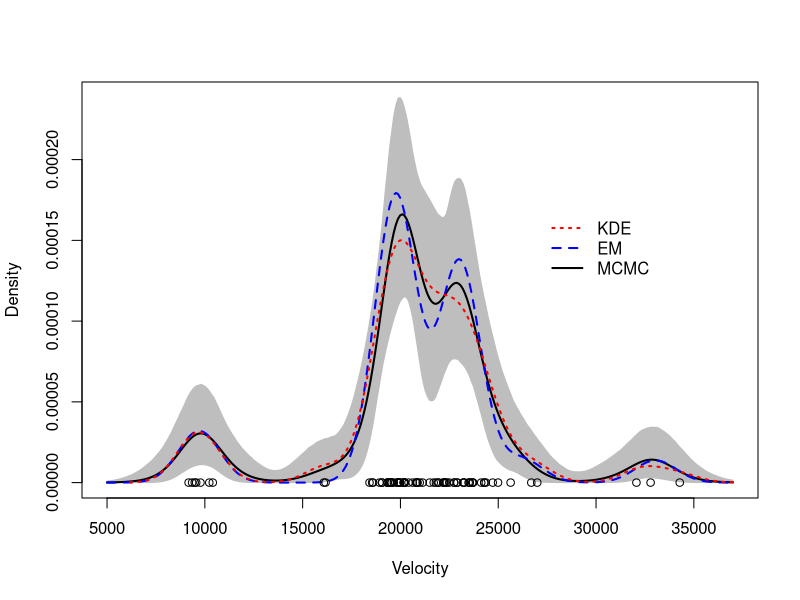

Generate this figure with R:
## Using mixture models for density estimation in the galaxies dataset
## Compare kernel density estimation, and estimates from mixtures of KK=6 
## components obtained using both frequentist and Bayesian procedures
rm(list=ls())

### Loading data and setting up global variables
library(MASS)
library(MCMCpack)
data(galaxies)
KK = 6          # Based on the description of the dataset
x  = galaxies
n  = length(x)
set.seed(781209)


### First, compute the "Maximum Likelihood" density estimate associated with a location mixture of 6 Gaussian distributions using the EM algorithm
## Initialize the parameters
w     = rep(1,KK)/KK
mu    = rnorm(KK, mean(x), sd(x))
sigma = sd(x)/KK

epsilon = 0.000001
s       = 0
sw      = FALSE
KL      = -Inf
KL.out  = NULL

while(!sw){
  ## E step
  v = array(0, dim=c(n,KK))
  for(k in 1:KK){
    v[,k] = log(w[k]) + dnorm(x, mu[k], sigma,log=TRUE)  
  }
  for(i in 1:n){
    v[i,] = exp(v[i,] - max(v[i,]))/sum(exp(v[i,] - max(v[i,])))
  }
  
  ## M step
  # Weights
  w = apply(v,2,mean)
  mu = rep(0, KK)
  for(k in 1:KK){
    for(i in 1:n){
      mu[k]    = mu[k] + v[i,k]*x[i]
    }
    mu[k] = mu[k]/sum(v[,k])
  }
  # Standard deviations
  sigma = 0
  for(i in 1:n){
    for(k in 1:KK){
      sigma = sigma + v[i,k]*(x[i] - mu[k])^2
    }
  }
  sigma = sqrt(sigma/sum(v))
  
  ##Check convergence
  KLn = 0
  for(i in 1:n){
    for(k in 1:KK){
      KLn = KLn + v[i,k]*(log(w[k]) + dnorm(x[i], mu[k], sigma, log=TRUE))
    }
  }
  if(abs(KLn-KL)/abs(KLn)<epsilon){
    sw=TRUE
  }
  KL = KLn
  KL.out = c(KL.out, KL)
  s = s + 1
  print(paste(s, KLn))
}
xx  = seq(5000,37000,length=300)
nxx = length(xx)
density.EM = rep(0, nxx)
for(s in 1:nxx){
  for(k in 1:KK){
    density.EM[s] = density.EM[s] + w[k]*dnorm(xx[s], mu[k], sigma)
  }
}

### Get a "Bayesian" kernel density estimator based on the same location mixture of 6 normals
## Priors set up using an "empirical Bayes" approach
aa  = rep(1,KK)  
eta = mean(x)    
tau = sqrt(var(x))
dd  = 2
qq  = var(x)/KK

## Initialize the parameters
w     = rep(1,KK)/KK
mu    = rnorm(KK, mean(x), sd(x))
sigma = sd(x)/KK
cc    = sample(1:KK, n, replace=T, prob=w)

## Number of iterations of the sampler
rrr   = 12000
burn  = 2000

## Storing the samples
cc.out    = array(0, dim=c(rrr, n))
w.out     = array(0, dim=c(rrr, KK))
mu.out    = array(0, dim=c(rrr, KK))
sigma.out = rep(0, rrr)
logpost   = rep(0, rrr)


for(s in 1:rrr){
  # Sample the indicators
  for(i in 1:n){
    v = rep(0,KK)
    for(k in 1:KK){
      v[k] = log(w[k]) + dnorm(x[i], mu[k], sigma, log=TRUE)  #Compute the log of the weights
    }
    v = exp(v - max(v))/sum(exp(v - max(v)))
    cc[i] = sample(1:KK, 1, replace=TRUE, prob=v)
  }
  
  # Sample the weights
  w = as.vector(rdirichlet(1, aa + tabulate(cc, nbins=KK)))
  
  # Sample the means
  for(k in 1:KK){
    nk    = sum(cc==k)
    xsumk = sum(x[cc==k])
    tau2.hat = 1/(nk/sigma^2 + 1/tau^2)
    mu.hat  = tau2.hat*(xsumk/sigma^2 + eta/tau^2)
    mu[k]   = rnorm(1, mu.hat, sqrt(tau2.hat))
  }
  
  # Sample the variances
  dd.star = dd + n/2
  qq.star = qq + sum((x - mu[cc])^2)/2
  sigma = sqrt(1/rgamma(1, dd.star, qq.star))
  
  # Store samples
  cc.out[s,]   = cc
  w.out[s,]    = w
  mu.out[s,]   = mu
  sigma.out[s] = sigma
  for(i in 1:n){
    logpost[s] = logpost[s] + log(w[cc[i]]) + dnorm(x[i], mu[cc[i]], sigma, log=TRUE)
  }
  logpost[s] = logpost[s] + log(ddirichlet(w, aa))
  for(k in 1:KK){
    logpost[s] = logpost[s] + dnorm(mu[k], eta, tau, log=TRUE)
  }
  logpost[s] = logpost[s] + dgamma(1/sigma^2, dd, qq, log=TRUE) - 4*log(sigma)
  if(s/500==floor(s/500)){
    print(paste("s =",s))
  }
}

## Compute the samples of the density over a dense grid
density.mcmc = array(0, dim=c(rrr-burn,length(xx)))
for(s in 1:(rrr-burn)){
  for(k in 1:KK){
    density.mcmc[s,] = density.mcmc[s,] + w.out[s+burn,k]*dnorm(xx,mu.out[s+burn,k],sigma.out[s+burn])
  }
}
density.mcmc.m = apply(density.mcmc , 2, mean)

## Plot Bayesian estimate with pointwise credible bands along with kernel density estimate and frequentist point estimate
colscale = c("black", "blue", "red")
yy = density(x)
density.mcmc.lq = apply(density.mcmc, 2, quantile, 0.025)
density.mcmc.uq = apply(density.mcmc, 2, quantile, 0.975)
plot(xx, density.mcmc.m, type="n",ylim=c(0,max(density.mcmc.uq)),xlab="Velocity", ylab="Density")
polygon(c(xx,rev(xx)), c(density.mcmc.lq, rev(density.mcmc.uq)), col="grey", border="grey")
lines(xx, density.mcmc.m, col=colscale[1], lwd=2)
lines(xx, density.EM, col=colscale[2], lty=2, lwd=2)
lines(yy, col=colscale[3], lty=3, lwd=2)
points(x, rep(0,n))
legend(27000, 0.00017, c("KDE","EM","MCMC"), col=colscale[c(3,2,1)], lty=c(3,2,1), lwd=2, bty="n")
